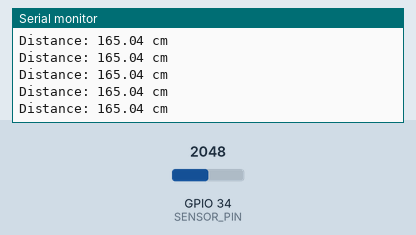
Simulated run of this sketch. Board: ESP32. Shown: the last lines printed to the serial monitor. The inputs (shaded band) are chosen by the test bench; at power-on: GPIO 34 (SENSOR_PIN) = 2048. The ROS host is connected and sends only what is stated.

Above: at 3.2 s.
3.3 s: GPIO 34 (SENSOR_PIN) set to 2866
At 3.31 s:
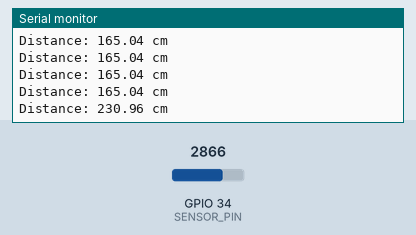
4.8 s: GPIO 34 (SENSOR_PIN) set to 3603
At 4.81 s:
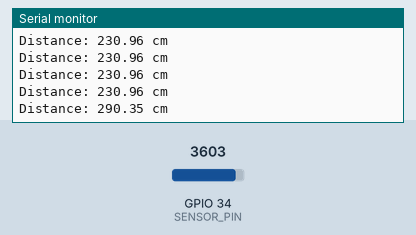
Timing chart, 0 to 7.8 s (numbered marks = the images above; inputs shaded):
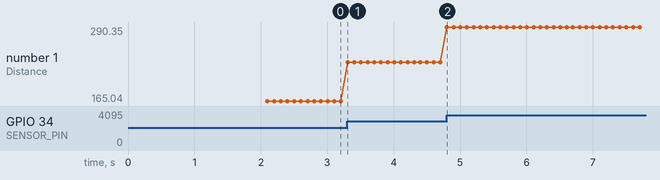

Measured:
- after the input at 3.3 s, the serial monitor: prints a new line at once (image 1)
- after the input at 4.8 s, the serial monitor: prints a new line at once (image 2)
- plotted number 1: 165.04 → 230.96 after the input at 3.3 s, 230.96 → 290.35 after the input at 4.8 s

The sketch:

sensor_reading.ino
```cpp
#include <Arduino.h>
#include <micro_ros_arduino.h>
#include <std_msgs/msg/float32.h>
#include <rcl/rcl.h>
#include <rcl/error_handling.h>
#include <rclc/rclc.h>
#include <rclc/executor.h>

#define SENSOR_PIN 34 // Pin for sensor input (ADC-capable)
#define RCCHECK(fn) { rcl_ret_t temp_rc = fn; if((temp_rc != RCL_RET_OK)){error_loop();}}
#define RCSOFTCHECK(fn) { rcl_ret_t temp_rc = fn; if((temp_rc != RCL_RET_OK)){}}

rcl_publisher_t publisher;
std_msgs__msg__Float32 msg;
rclc_support_t support;
rcl_allocator_t allocator;
rcl_node_t node;
rcl_timer_t timer;
rclc_executor_t executor;

// Error handling loop
void error_loop() {
  while (1) {
    delay(100);
  }
}

// Timer callback to read sensor data and publish
void timer_callback(rcl_timer_t *timer, int64_t last_call_time) {
  RCLC_UNUSED(last_call_time);

  if (timer != NULL) {
    int rawValue = analogRead(SENSOR_PIN);                // Read analog signal
    float voltage = rawValue * (3.3 / 4095.0);            // Convert ADC to voltage
    float distance = voltage * 100.0;                     // Convert voltage to distance (in cm)

    msg.data = distance;                                  // Set message data
    RCSOFTCHECK(rcl_publish(&publisher, &msg, NULL));     // Publish data

    Serial.print("Distance: ");
    Serial.print(distance);
    Serial.println(" cm");
  }
}

void setup() {
  Serial.begin(115200);
  pinMode(SENSOR_PIN, INPUT);

  // Configure micro-ROS transport
  set_microros_transports();
  delay(2000); // Delay to ensure transport setup

  allocator = rcl_get_default_allocator();

  // Initialize micro-ROS support
  RCCHECK(rclc_support_init(&support, 0, NULL, &allocator));

  // Create node
  RCCHECK(rclc_node_init_default(&node, "distance_node", "", &support));

  // Create publisher
  RCCHECK(rclc_publisher_init_default(
    &publisher,
    &node,
    ROSIDL_GET_MSG_TYPE_SUPPORT(std_msgs, msg, Float32),
    "/distance"));

  // Create timer (publishing at 100 ms intervals)
  const unsigned int timer_timeout = 100; // 100ms
  RCCHECK(rclc_timer_init_default(
    &timer,
    &support,
    RCL_MS_TO_NS(timer_timeout),
    timer_callback));

  // Create executor
  RCCHECK(rclc_executor_init(&executor, &support.context, 1, &allocator));
  RCCHECK(rclc_executor_add_timer(&executor, &timer));

  msg.data = 0.0; // Initialize message data
}

void loop() {
  RCSOFTCHECK(rclc_executor_spin_some(&executor, RCL_MS_TO_NS(100)));
}
```
